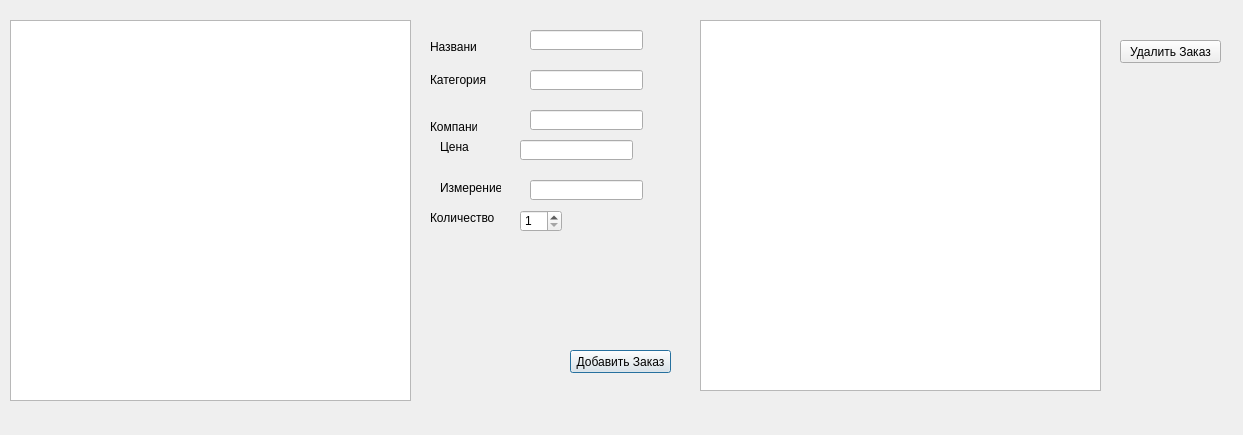
<?xml version="1.0" encoding="UTF-8"?>
<ui version="4.0">
 <class>Sales</class>
 <widget class="QDialog" name="Sales">
  <property name="geometry">
   <rect>
    <x>0</x>
    <y>0</y>
    <width>1243</width>
    <height>435</height>
   </rect>
  </property>
  <property name="windowTitle">
   <string>Dialog</string>
  </property>
  <widget class="QSpinBox" name="spinBox">
   <property name="geometry">
    <rect>
     <x>520</x>
     <y>210</y>
     <width>42</width>
     <height>22</height>
    </rect>
   </property>
   <property name="minimum">
    <number>1</number>
   </property>
  </widget>
  <widget class="QTableView" name="tableView">
   <property name="geometry">
    <rect>
     <x>10</x>
     <y>20</y>
     <width>401</width>
     <height>381</height>
    </rect>
   </property>
  </widget>
  <widget class="QPushButton" name="pushButton">
   <property name="geometry">
    <rect>
     <x>570</x>
     <y>350</y>
     <width>101</width>
     <height>23</height>
    </rect>
   </property>
   <property name="text">
    <string>Добавить Заказ</string>
   </property>
  </widget>
  <widget class="QPushButton" name="pushButton_2">
   <property name="geometry">
    <rect>
     <x>1120</x>
     <y>40</y>
     <width>101</width>
     <height>23</height>
    </rect>
   </property>
   <property name="text">
    <string>Удалить Заказ</string>
   </property>
  </widget>
  <widget class="QTableView" name="tableView_2">
   <property name="geometry">
    <rect>
     <x>700</x>
     <y>20</y>
     <width>401</width>
     <height>371</height>
    </rect>
   </property>
  </widget>
  <widget class="QLabel" name="label">
   <property name="geometry">
    <rect>
     <x>430</x>
     <y>40</y>
     <width>47</width>
     <height>13</height>
    </rect>
   </property>
   <property name="text">
    <string>Название</string>
   </property>
  </widget>
  <widget class="QLabel" name="label_2">
   <property name="geometry">
    <rect>
     <x>430</x>
     <y>70</y>
     <width>61</width>
     <height>20</height>
    </rect>
   </property>
   <property name="text">
    <string>Категория</string>
   </property>
  </widget>
  <widget class="QLabel" name="label_3">
   <property name="geometry">
    <rect>
     <x>430</x>
     <y>120</y>
     <width>47</width>
     <height>13</height>
    </rect>
   </property>
   <property name="text">
    <string>Компания</string>
   </property>
  </widget>
  <widget class="QLabel" name="label_4">
   <property name="geometry">
    <rect>
     <x>440</x>
     <y>140</y>
     <width>47</width>
     <height>13</height>
    </rect>
   </property>
   <property name="text">
    <string>Цена</string>
   </property>
  </widget>
  <widget class="QLabel" name="label_5">
   <property name="geometry">
    <rect>
     <x>440</x>
     <y>180</y>
     <width>61</width>
     <height>16</height>
    </rect>
   </property>
   <property name="text">
    <string>Измерение</string>
   </property>
  </widget>
  <widget class="QLabel" name="label_11">
   <property name="geometry">
    <rect>
     <x>430</x>
     <y>210</y>
     <width>71</width>
     <height>16</height>
    </rect>
   </property>
   <property name="text">
    <string>Количество</string>
   </property>
  </widget>
  <widget class="QLineEdit" name="name_goods_box">
   <property name="geometry">
    <rect>
     <x>530</x>
     <y>30</y>
     <width>113</width>
     <height>20</height>
    </rect>
   </property>
  </widget>
  <widget class="QLineEdit" name="category_good_box">
   <property name="geometry">
    <rect>
     <x>530</x>
     <y>70</y>
     <width>113</width>
     <height>20</height>
    </rect>
   </property>
  </widget>
  <widget class="QLineEdit" name="name_company_box">
   <property name="geometry">
    <rect>
     <x>530</x>
     <y>110</y>
     <width>113</width>
     <height>20</height>
    </rect>
   </property>
  </widget>
  <widget class="QLineEdit" name="price_box">
   <property name="geometry">
    <rect>
     <x>520</x>
     <y>140</y>
     <width>113</width>
     <height>20</height>
    </rect>
   </property>
  </widget>
  <widget class="QLineEdit" name="measure_box">
   <property name="geometry">
    <rect>
     <x>530</x>
     <y>180</y>
     <width>113</width>
     <height>20</height>
    </rect>
   </property>
  </widget>
 </widget>
 <resources/>
 <connections/>
</ui>
